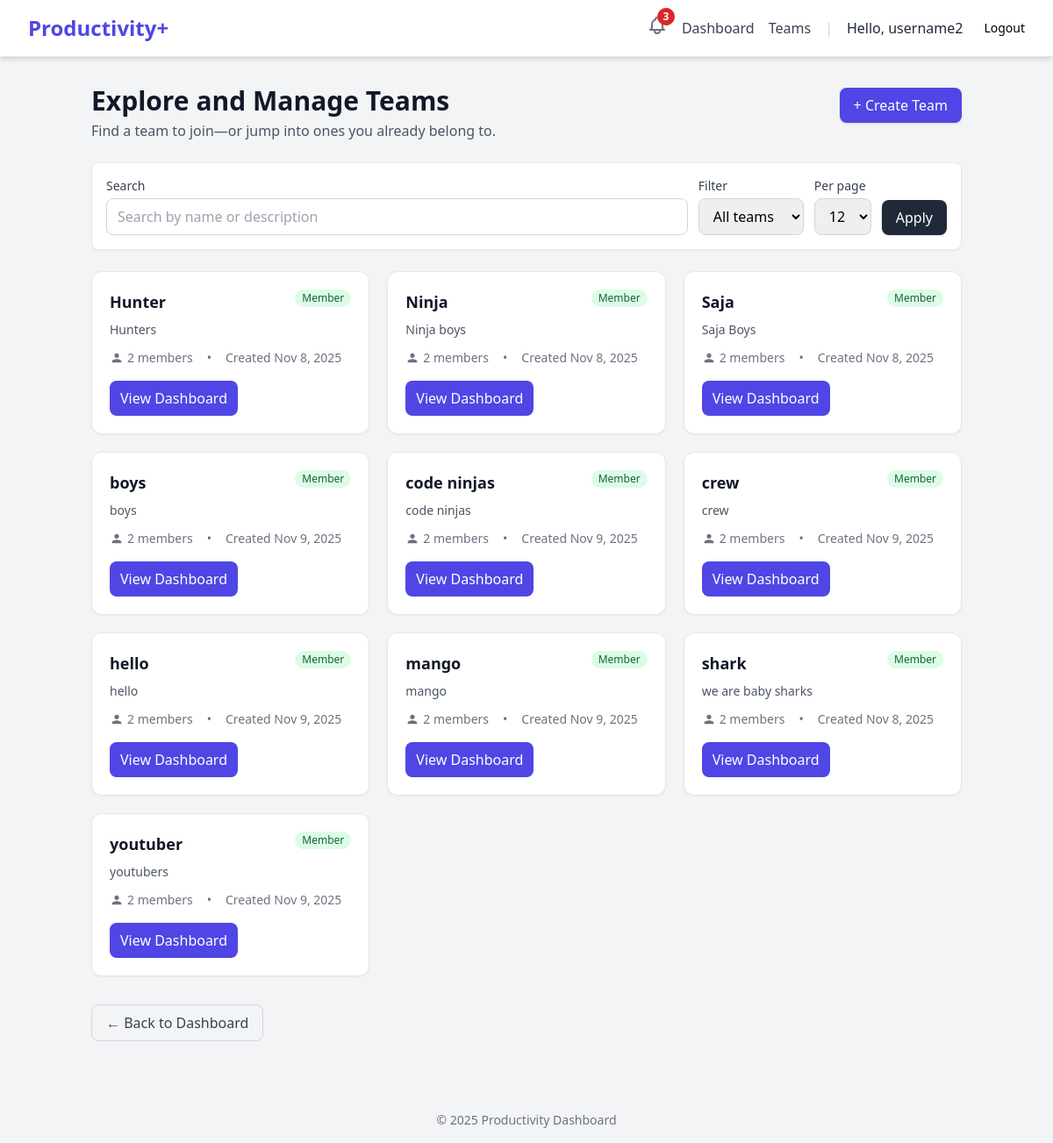
The app's page /teams/ (signed in) with its own data.
### users/models.py (models this page shows, shortened)
class CustomUser(AbstractUser):
    class Role(models.TextChoices):
        USER = 'USER', 'User'
        ADMIN = 'ADMIN', 'Admin'
    role = models.CharField(max_length=50, choices=Role.choices, default=Role.USER)
    email = models.EmailField(unique=True)
    created_at = models.DateTimeField(auto_now_add=True)

### teams/models.py (models this page shows, shortened)
class Team(models.Model):
    team_name = models.CharField(max_length=255)
    team_desc = models.TextField(blank=True, null=True, help_text="Description")
    members = models.ManyToManyField(
        settings.AUTH_USER_MODEL,
        through='TeamMember',
        related_name='teams'
    )
    created_at = models.DateTimeField(auto_now_add=True)

### teams/views.py (the view)
# urls.py: path('', views.team_list_view, name='team_list'),
@login_required
def team_list_view(request):
    q = (request.GET.get("q") or "").strip()
    filt = request.GET.get("filter", "all")  # all | mine | joinable
    per_page = int(request.GET.get("per_page") or 12)
    is_member_subq = TeamMember.objects.filter(
        team=OuterRef('pk'),
        user=request.user
    )
    teams = (
        Team.objects
        .annotate(
            member_count=Count('members', distinct=True),
            is_member=Exists(is_member_subq)
        )
        .order_by('team_name')
    )
    if q:
        teams = teams.filter(
            Q(team_name__icontains=q) | Q(team_desc__icontains=q)
        )
    if filt == "mine":
        teams = teams.filter(is_member=True)
    elif filt == "joinable":
        teams = teams.filter(is_member=False)
    paginator = Paginator(teams, per_page)
    page_number = request.GET.get("page")
    page_obj = paginator.get_page(page_number)
    context = {
        "page_title": "Explore and Manage Teams",
        "page_obj": page_obj,
        "q": q,
        "filter": filt,
        "per_page_options": [12, 24, 48],
    }
    return render(request, "teams/team_list.html", context)

### users/context_processors.py (called while the page is built)
def unread_notifications(request):
    if request.user.is_authenticated:
        notifications = Notification.objects.filter(
            user=request.user,
            is_read=False
        )
        return {
            'unread_notifications': notifications,
            'unread_notification_count': notifications.count()
        }
    return {}

### templates/teams/team_list.html (shortened to what this page needs)
{% extends "base.html" %}
{% block content %}
<div class="max-w-5xl mx-auto py-8 px-4">
  <div class="flex items-baseline justify-between gap-4 mb-6">
    <div>
      <h1 class="text-3xl font-bold text-gray-900">{{ page_title }}</h1>
      <p class="text-gray-600 mt-1">Find a team to join—or jump into ones you already belong to.</p>
    </div>
    <a href="{% url 'teams:team_create' %}"
       class="inline-flex items-center px-4 py-2 rounded-lg bg-indigo-600 text-white font-medium shadow hover:bg-indigo-700">
      + Create Team
    </a>
  </div>
  <form method="get" class="bg-white border border-gray-200 rounded-lg p-4 shadow-sm mb-6">
    <div class="flex flex-wrap items-end gap-3">
      <div class="flex-1 min-w-[240px]">
        <label class="block text-sm font-medium text-gray-700 mb-1">Search</label>
        <input type="text" name="q" value="{{ q|default:'' }}"
               placeholder="Search by name or description"
               class="w-full rounded-lg border border-gray-300 px-3 py-2 focus:outline-none focus:ring-2 focus:ring-indigo-500 focus:border-indigo-500">
      </div>
      <div>
        <label class="block text-sm font-medium text-gray-700 mb-1">Filter</label>
        <select name="filter"
                class="rounded-lg border border-gray-300 px-3 py-2 focus:outline-none focus:ring-2 focus:ring-indigo-500 focus:border-indigo-500">
          <option value="all" {% if filter == "all" %}selected{% endif %}>All teams</option>
        </select>
      </div>
      <div>
        <label class="block text-sm font-medium text-gray-700 mb-1">Per page</label>
        <select name="per_page"
            class="rounded-lg border border-gray-300 px-3 py-2 focus:outline-none focus:ring-2 focus:ring-indigo-500 focus:border-indigo-500">
            {% for n in per_page_options %}
                <option value="{{ n }}" {% if per_page|stringformat:"s" == n|stringformat:"s" %}selected{% endif %}>
                {{ n }}
                </option>
            {% endfor %}
        </select>
      </div>
      <div class="ml-auto">
        <button type="submit"
                class="inline-flex items-center px-4 py-2 rounded-lg bg-gray-800 text-white font-medium shadow hover:bg-gray-900">
          Apply
        </button>
      </div>
    </div>
  </form>
  {% if page_obj.object_list %}
    <div class="grid grid-cols-1 sm:grid-cols-2 lg:grid-cols-3 gap-5">
      {% for team in page_obj.object_list %}
        <div class="bg-white border border-gray-200 rounded-xl p-5 shadow-sm hover:shadow-md transition">
          <div class="flex items-start justify-between gap-3">
            <h3 class="text-lg font-semibold text-gray-900">{{ team.team_name }}</h3>
            {% if team.is_member %}
              <span class="inline-flex items-center px-2 py-0.5 text-xs font-medium rounded-full bg-green-100 text-green-800">
                Member
              </span>
            {% endif %}
          </div>
          <p class="text-sm text-gray-600 mt-2">
            {{ team.team_desc|default:"No description provided." }}
          </p>
          <div class="flex items-center gap-4 mt-3 text-sm text-gray-500">
            <span class="inline-flex items-center gap-1">
              <svg xmlns="http://www.w3.org/2000/svg" class="h-4 w-4" viewBox="0 0 24 24" fill="currentColor"><path d="M12 12c2.21 0 4-1.79 4-4S14.21 4 12 4 8 5.79 8 8s1.79 4 4 4zm0 2c-2.67 0-8 1.34-8 4v2h16v-2c0-2.66-5.33-4-8-4z"/></svg>
              {{ team.member_count }} member{% if team.member_count != 1 %}s{% endif %}
            </span>
            <span>•</span>
            <span>Created {{ team.created_at|date:"M j, Y" }}</span>
          </div>
          <div class="mt-4 flex gap-2">
            {% if team.is_member %}
              <a href="{% url 'teams:team_dashboard' team_id=team.id %}"
                 class="inline-flex items-center justify-center px-3 py-2 rounded-lg bg-indigo-600 text-white font-medium hover:bg-indigo-700">
                View Dashboard
              </a>
            {% else %}
              <a href="{% url 'teams:team_join' team_id=team.id %}"
                 class="inline-flex items-center justify-center px-3 py-2 rounded-lg bg-green-600 text-white font-medium hover:bg-green-700">
                Join Team
              </a>
            {% endif %}
          </div>
        </div>
      {% endfor %}
    </div>
  {% endif %}
  <div class="mt-8">
    <a href="{% url 'dashboard:dashboard_view' %}"
       class="inline-flex items-center px-4 py-2 rounded-lg border border-gray-300 text-gray-700 hover:bg-gray-50">
      ← Back to Dashboard
    </a>
  </div>
</div>
{% endblock %}

### templates/base.html (shortened to what this page needs)
{% load static %}
<!DOCTYPE html>
<html lang="en">
<head>
    <script src="https://cdn.tailwindcss.com"></script>
</head>
<body class="bg-gray-100 font-sans">
    <nav class="bg-white shadow-md border-b border-gray-200">
        <div class="max-w-7xl mx-auto px-4 sm:px-6 lg:px-8">
            <div class="flex justify-between items-center h-16">
                <div class="flex-shrink-0">
                    <a href="{% url 'index' %}" class="text-2xl font-bold text-indigo-600">Productivity+</a>
                </div>
                <div class="flex items-center space-x-4">
                    {% if user.is_authenticated %}
                    <div class="relative">
                        <button id="notification-bell" class="text-gray-500 hover:text-gray-700">
                        </button>
                        {% if unread_notification_count > 0 %}
                        <span class="absolute -top-2 -right-2 flex h-5 w-5 items-center justify-center rounded-full bg-red-600 text-xs font-bold text-white">
                            {{ unread_notification_count }}
                        </span>
                        {% endif %}
                        </div>
                        <a href="{% url 'dashboard:dashboard_view' %}" class="text-gray-700 hover:text-indigo-600">Dashboard</a>
                        <a href="{% url 'teams:team_list' %}" class="text-gray-700 hover:text-indigo-600">Teams</a>
                        <span class="text-gray-300">|</span>
                        <span class="text-gray-800 font-medium">Hello, {{ user.username }}</span>
                        <form method="post" action="{% url 'logout' %}" class="flex items-center">
                            <button type="submit" class="ml-2 button button-secondary-danger text-sm">
                                Logout
                            </button>
                        </form>
                    {% else %}
                        <a href="{% url 'login' %}" class="button button-primary">Login</a>
                        <a href="{% url 'register' %}" class="button button-secondary">Sign Up</a>
                    {% endif %}
                </div>
            </div>
        </div>
    </nav>
    <main>
        {% block content %}
        {% endblock %}
    </main>
    <footer class="text-center py-4 mt-8 text-gray-500 text-sm">
        &copy; {% now "Y" %} Productivity Dashboard
    </footer>
</body>
</html>

### records on screen
CustomUser: username "username2"
Team: team_name "Hunter", shows "Member", team_desc "Hunters", member_count "2", created_at "Nov 8, 2025", shows "View Dashboard"
Team: team_name "Ninja", shows "Member", team_desc "Ninja boys", member_count "2", created_at "Nov 8, 2025", shows "View Dashboard"
Team: team_name "Saja", shows "Member", team_desc "Saja Boys", member_count "2", created_at "Nov 8, 2025", shows "View Dashboard"
Team: team_name "boys", shows "Member", team_desc "boys", member_count "2", created_at "Nov 9, 2025", shows "View Dashboard"
Team: team_name "code ninjas", shows "Member", team_desc "code ninjas", member_count "2", created_at "Nov 9, 2025", shows "View Dashboard"
Team: team_name "crew", shows "Member", team_desc "crew", member_count "2", created_at "Nov 9, 2025", shows "View Dashboard"
Team: team_name "hello", shows "Member", team_desc "hello", member_count "2", created_at "Nov 9, 2025", shows "View Dashboard"
Team: team_name "mango", shows "Member", team_desc "mango", member_count "2", created_at "Nov 9, 2025", shows "View Dashboard"
Team: team_name "shark", shows "Member", team_desc "we are baby sharks", member_count "2", created_at "Nov 8, 2025", shows "View Dashboard"
Team: team_name "youtuber", shows "Member", team_desc "youtubers", member_count "2", created_at "Nov 9, 2025", shows "View Dashboard"

### other values on screen
{{ unread_notification_count }} "3"
{{ page_title }} "Explore and Manage Teams"
form field per_page "12"
